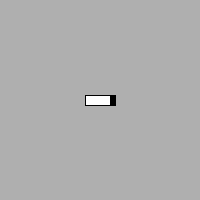
Frame 1 (no input)
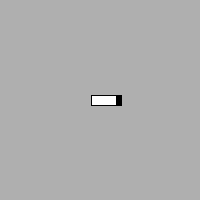
Frame 60 (the mouse pressed at the canvas centre just before this capture)
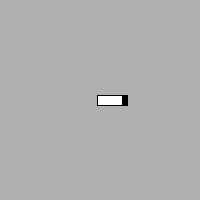
Frame 120 (the mouse held since frame 60 and released just before this capture)

The Processing sketch that drew these frames (run headless with seeded random() and noise(); from frame 60 on, the mouse is pressed at the canvas centre):

// Processing sketch: e03
// ── e03.pde
Car car;
Controller controller;

void setup() {
  size(200,200);
  car = new Car();
  controller = new Controller();
}

void draw() {
  background(175);
  car.update();
  car.display();
}

class Car {
  
  PVector location = new PVector(width/2,height/2);
  PVector velocity = new PVector(0.1,0);
  
  void update() {
    PVector acceleration = _calculateAcceleration();
    
    velocity.add(acceleration);
    velocity.limit(5);
    location.add(velocity);
    _wrap();
  }
  
  void display() {
    float angle = velocity.heading();
    
    pushMatrix();
    
    translate(location.x,location.y);
    rotate(angle);
    
    rectMode(CORNER);
    
    stroke(0);
    fill(255);
    rect(-15,-5,25,10);
    
    stroke(0);
    fill(0);
    rect(10,-5,5,10);
    
    popMatrix();
  }
  
  PVector _calculateAcceleration() {
    PVector acceleration = new PVector(0,0);
    
    if (controller.up)    acceleration.y -= 0.1;
    if (controller.down)  acceleration.y += 0.1;
    if (controller.left)  acceleration.x -= 0.1;
    if (controller.right) acceleration.x += 0.1;

    return acceleration;
  }
  
  void _wrap() {
    if (location.x > width) location.x = 0;
    if (location.x < 0) location.x = width;
    if (location.y > height) location.y = 0;
    if (location.y < 0) location.y = 0;
  }
}

// controller

class Controller {
  boolean up, down, left, right;
}

void keyPressed() {
  if (key == CODED) {
    if (keyCode == UP)    controller.up    = true;
    if (keyCode == DOWN)  controller.down  = true;
    if (keyCode == LEFT)  controller.left  = true;
    if (keyCode == RIGHT) controller.right = true;
  }
}

void keyReleased() {
  if (key == CODED) {
    if (keyCode == UP)    controller.up    = false;
    if (keyCode == DOWN)  controller.down  = false;
    if (keyCode == LEFT)  controller.left  = false;
    if (keyCode == RIGHT) controller.right = false;
  }
}
